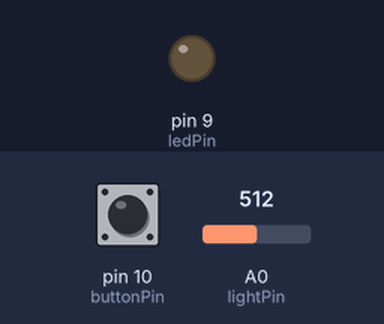
Bench run of a sketch on a simulated Arduino Uno, built with avr-gcc and run on an emulated ATmega328P. Parts: output pins drawn as LEDs (lit = HIGH). The inputs (shaded band) are chosen by the test bench; at power-on: pin 10 (buttonPin) HIGH, A0 (lightPin) = 512.

Above: at 1.2 s.
1.3 s: pin 10 (buttonPin) pulled LOW for 0.15 s
At 1.4 s:
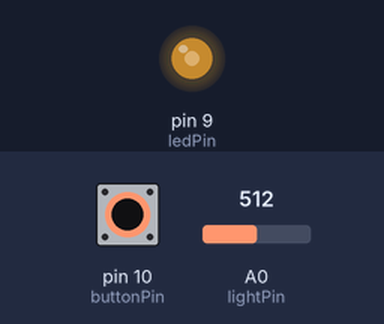
3.0 s: pin 10 (buttonPin) pulled LOW for 3.2 s
At 6.6 s:
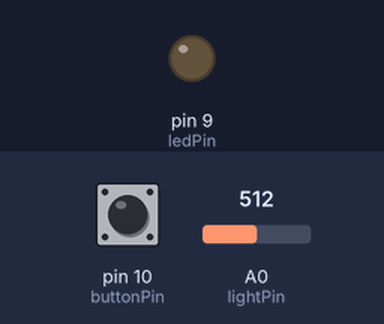
Timing chart, 0 to 8.1 s (numbered marks = the images above; inputs shaded):
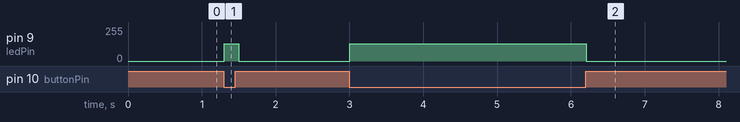

The sketch:

Lab2_StreetlightButton.ino
```cpp
/*
  Lab. 2 - Streetlight with Button
  Control the brightness (0-255) of the LED
    depends on the value (0-1023) obtained by a photoresistor.
  When the pushbutton is pressed, turn off the LED
*/

// led variable
int ledPin = 9; // 220 ohm

// photoresistor variables
int lightPin = A0; // 10k ohm
int lightVal;

// button variables
int buttonPin = 10; // 10k ohm
int buttonState;

int dt = 100;

void setup()
{
  pinMode(ledPin, OUTPUT);
  digitalWrite(ledPin, LOW);
  pinMode(lightPin, INPUT);
  pinMode(buttonPin, INPUT_PULLUP);

  Serial.begin(9600);
}

void loop()
{
  buttonState = digitalRead(buttonPin);

  // button not pressed
  if (buttonState == 0)
  {
    // read photoresistor value
    lightVal = analogRead(lightPin);
    lightVal = map(lightVal, 0, 1023, 255, 0);
    analogWrite(ledPin, lightVal);
  }

  // button  pressed
  else
  {
    digitalWrite(ledPin, LOW);
  }

  delay(dt);
}
```

Measured:
- after the input at 1.3 s, pin 9 (ledPin): 0/255 → 128/255 at once, → 0/255 0.20 s later
- after the input at 3.0 s, pin 9 (ledPin): 0/255 → 128/255 at once, → 0/255 3.2 s later
